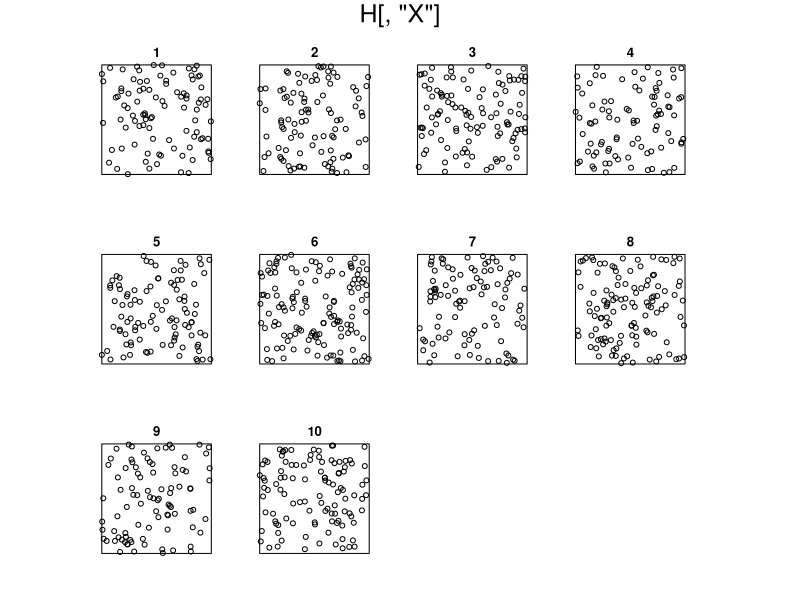
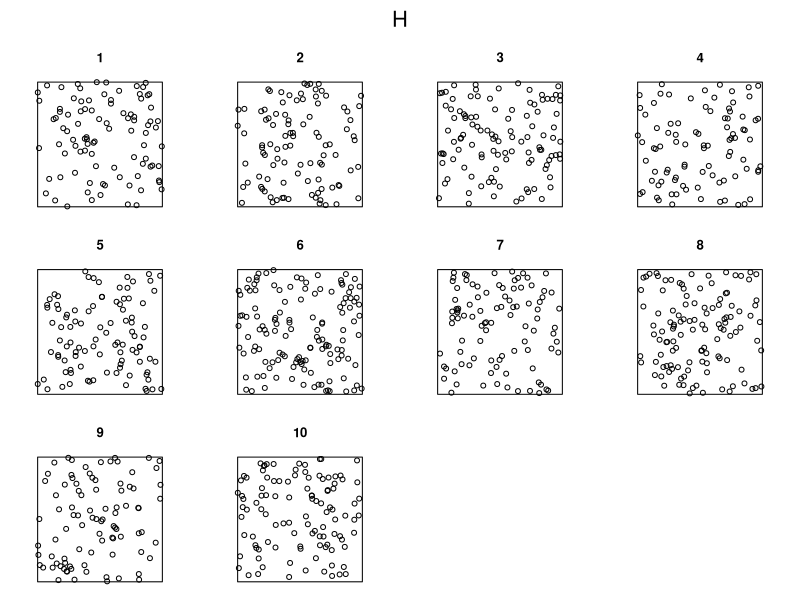
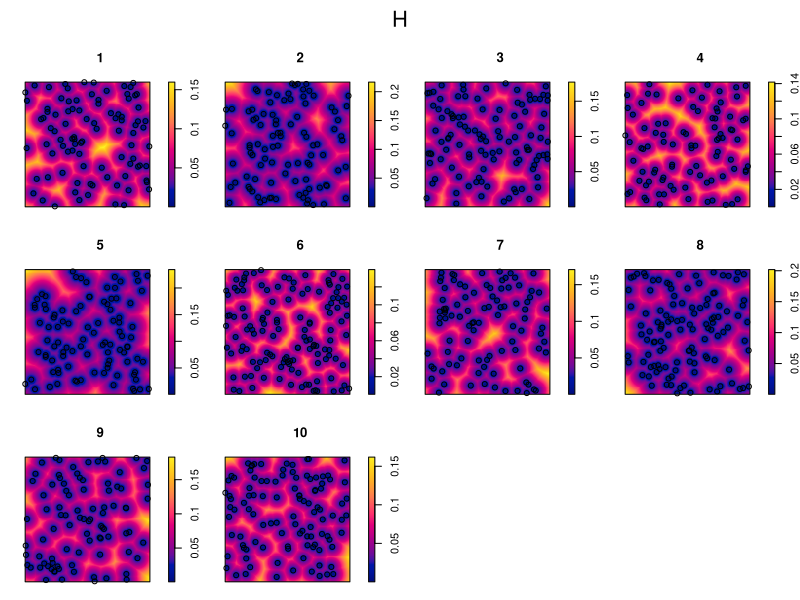

These charts were generated, in order, by the following R code:
library(spatstat)


### Name: plot.hyperframe
### Title: Plot Entries in a Hyperframe
### Aliases: plot.hyperframe
### Keywords: spatial hplot

### ** Examples

   H <- hyperframe(id=1:10)
   H$X <- with(H, rpoispp(100))
   H$D <- with(H, distmap(X))
   # points only
   plot(H[,"X"])
   plot(H, quote(plot(X, main=id)))
   # points superimposed on images
   plot(H, quote({plot(D, main=id); plot(X, add=TRUE)}))
